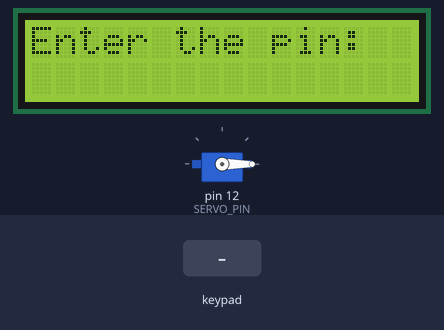
Bench run of a program on a simulated Arduino Nano, built with avr-gcc and run on an emulated ATmega328P. Parts: 16×2 character LCD, servo. Inputs (shaded band) come from the test bench.

Above: at 1.2 s.
1.3 s: keypad keys 0 0 5 4 pressed 0.4 s apart
At 5.2 s:
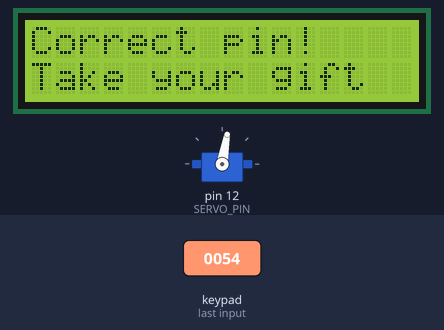
5.4 s: key 'A' pressed
8.4 s: key 'B' pressed
At 10.5 s:
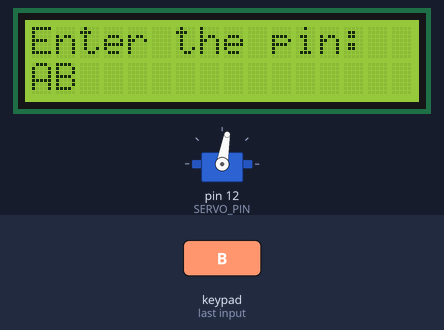
11.3 s: keypad keys 0 0 5 4 # pressed 0.4 s apart
At 12.6 s:
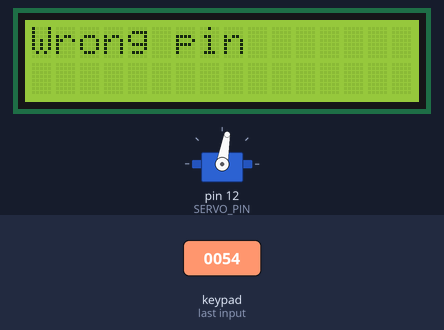
14.8 s: key 'C' pressed
17.8 s: key 'D' pressed
At 19.8 s:
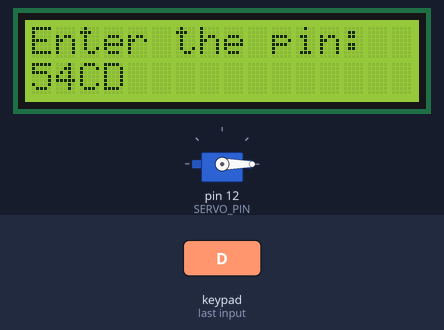
Timing chart, 0 to 21.3 s (numbered marks = the images above; inputs shaded):
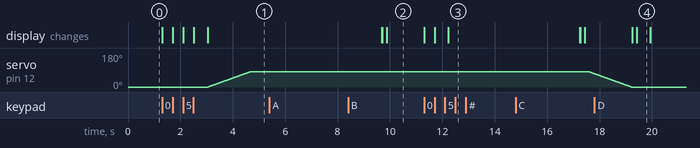

The program:

main.cpp
```cpp
#include <Arduino.h>
#include <Wire.h>
#include <Keypad.h>
#include <Servo.h>
#include <LiquidCrystal_I2C.h>

// Password config
String password;
const uint8_t NUM_VALID_PASSWORDS = 1;
const uint8_t MAX_PASSWORD_LENGTH = 4;
// +1 to account for '\0'
const char VALID_PASSWORDS[NUM_VALID_PASSWORDS][MAX_PASSWORD_LENGTH + 1] =
	{
		"0054",
};

// Keypad config
const uint8_t ROWS = 4;
const uint8_t COLS = 4;

char keys[ROWS][COLS] = {
	{'1', '2', '3', 'A'},
	{'4', '5', '6', 'B'},
	{'7', '8', '9', 'C'},
	{'*', '0', '#', 'D'}};

uint8_t rowPins[ROWS] = {9, 8, 7, 6};
uint8_t colPins[COLS] = {5, 4, 3, 2};

Keypad keypad = Keypad(makeKeymap(keys), rowPins, colPins, ROWS, COLS);

// Servo config
Servo servo;
const uint8_t SERVO_PIN = 12;
const uint8_t SERVO_LOCK_ANGLE = 0;
const uint8_t SERVO_UNLOCK_ANGLE = 80;

// LCD config
LiquidCrystal_I2C lcd(0x27, 16, 2);

void lockBox();
void unlockBox();
void processKey(char);
void validatePassword();
void promptUser();
bool isValidPassword(String);

void setup()
{
	Serial.begin(115200);

	lcd.init();
	lcd.backlight();

	servo.attach(SERVO_PIN);
	servo.write(SERVO_LOCK_ANGLE);

	promptUser();
}

void loop()
{
	char key = keypad.getKey();

	if (key)
	{
		processKey(key);
	}
}

void lockBox()
{
	if (servo.read() == SERVO_LOCK_ANGLE)
		return;

	for (int i = SERVO_UNLOCK_ANGLE; i >= SERVO_LOCK_ANGLE; i--)
	{
		servo.write(i);
		delay(20);
	}
}

void unlockBox()
{
	if (servo.read() == SERVO_UNLOCK_ANGLE)
		return;

	for (int i = SERVO_LOCK_ANGLE; i <= SERVO_UNLOCK_ANGLE; i++)
	{
		servo.write(i);
		delay(20);
	}
}

void processKey(char key)
{
	switch (key)
	{
	case '#':
	{
		lockBox();
		break;
	}

	case '*':
		promptUser();
		password = "";
		break;

	default:
		password += key;
		lcd.setCursor(0, 1);
		lcd.print(password);

		if (password.length() >= MAX_PASSWORD_LENGTH)
		{
			delay(500);
			validatePassword();
		}
		break;
	}
}

void validatePassword()
{
	lcd.clear();
	lcd.home();

	if (isValidPassword(password))
	{
		lcd.print("Correct pin!");
		lcd.setCursor(0, 1);
		lcd.print("Take your gift");
		unlockBox();
	}
	else
	{
		lcd.print("Wrong pin");
	}

	delay(5000);
	promptUser();

	password = "";
}

void promptUser()
{
	lcd.clear();
	lcd.home();
	lcd.print("Enter the pin:");
}

bool isValidPassword(String password)
{
	for (size_t i = 0; i < NUM_VALID_PASSWORDS; i++)
	{
		if (password == VALID_PASSWORDS[i])
			return true;
	}

	return false;
}
```

Measured:
- after the input at 1.3 s, servo on pin 12 (SERVO_PIN): moves from 0° to 80° over 1.6 s, starting after 1.8 s; the display: first changes at once (image 1 shows a later state)
- after the input at 5.4 s, every drawn part: stays the same
- after the input at 8.4 s, the display: first differs from a run without the input after 1.5 s (image 2)
- after the input at 11.3 s, the display: first changes at once (image 3 shows a later state)
- after the input at 17.8 s, the display: first differs from a run without the input after 1.6 s (image 4)
- what the display in image 4 shows lasts 0.5 s, from 19.4 s to 19.9 s
